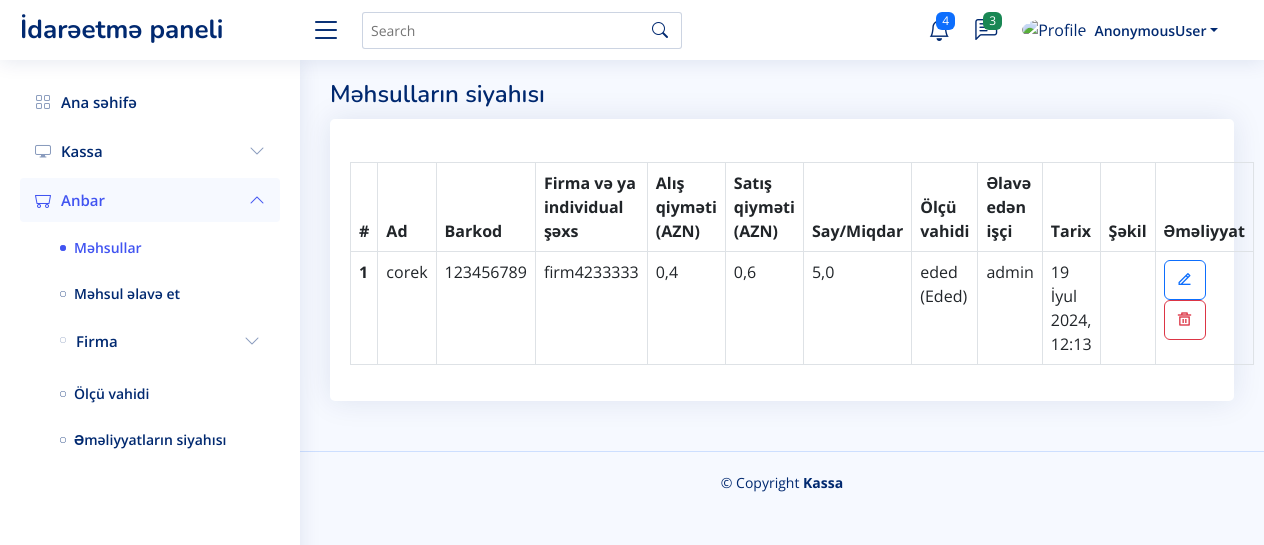
/warehouse/products, run on the app's committed database.
### pos/models.py (models this page shows, shortened)
class Product(UserLog, DateTimeLog):
    name = models.CharField(verbose_name='Məhsulun adı', max_length=100, unique=True)
    barcode = models.CharField(verbose_name='Barkod', max_length=50, blank=True, null=True, unique=True)
    picture = models.ImageField(verbose_name='Şəkil', upload_to='images/product', blank=True, null=True)
    firm = models.ForeignKey(Firm, verbose_name=Firm._meta.verbose_name, on_delete=models.CASCADE)
    price = models.FloatField(verbose_name='Satış qiyməti (AZN)')
    purchase_price = models.FloatField(verbose_name='Alış qiyməti (AZN)')
    quantity = models.FloatField(verbose_name='Say/Miqdar')
    measure = models.ForeignKey('UnitOfMeasure', verbose_name='Ölçü vahidi', on_delete=models.CASCADE)
    is_deleted = models.BooleanField(default=False)
    objects = ProductManager()
    class Meta:
        verbose_name = 'Məhsul'
        verbose_name_plural = 'Məhsullar'

class Firm(models.Model):
    name = models.CharField('Ad', max_length=100)
    contact = models.CharField('Əlaqə(tel. nömrəsi, e-poçta və s.)', max_length=30, null=True, blank=True)
    def __str__(self):
        return self.name
    class Meta:
        verbose_name = 'Firma və ya individual şəxs'
        verbose_name_plural = 'Firmalar və ya individual şəxslər'

class UnitOfMeasure(models.Model):
    measure = models.CharField(verbose_name='Ölçü vahidi', max_length=50)
    abbr = models.CharField(verbose_name='Qısaldılmış adı', max_length=25)
    is_active = models.BooleanField(default=True)
    def __str__(self):
        return self.abbr + ' (' + self.measure + ')'
    class Meta:
        verbose_name = 'Ölçü vahidi'
        verbose_name_plural = 'Ölçü vahidi'

### user/models.py (models this page shows, shortened)
class User(DateTimeLog, AbstractUser):
    profile_picture = models.ImageField(verbose_name='Profil şəkil', upload_to='images/user', null=True, default='images/user/profilepictures.png')
    is_manager = models.BooleanField(default=False)
    is_deleted = models.BooleanField(default=False)
    def __str__(self):
        return self.username
    class Meta:
        verbose_name = 'İşçi'
        verbose_name_plural = 'İşçilər'

### pos/views.py (the view)
# urls.py: path('warehouse/products', views.ProductView.as_view(), name='warehouse_products'),
class ProductView(ListView):
    template_name = 'pos/warehouse_product.html'
    context_object_name = 'products'
    paginate_by = 20
    def get_queryset(self):
        queryset = Product.objects.all()
        return queryset

### pos/managers.py (called while the page is built)
    def get_queryset(self):
        queryset = super().get_queryset()\
            .filter(is_deleted=False)
        return queryset

### templates/pos/warehouse_product.html (shortened to what this page needs)
{% extends 'pos/index.html' %}
{% block main %}
    <div class="pagetitle">
      <h1>Məhsulların siyahısı</h1>
    </div>
    <section class="section">
      <div class="row">
        <div class="col-lg-12">
          <div class="card">
            <div class="card-body">
              <h5 class="card-title"></h5>
              <table class="table table-bordered">
                <thead>
                  <tr>
                    <th scope="col">#</th>
                    <th scope="col">Ad</th>
                    <th scope="col">Barkod</th>
                    <th scope="col">Firma və ya individual şəxs</th>
                    <th scope="col">Alış qiyməti (AZN)</th>
                    <th scope="col">Satış qiyməti (AZN)</th>
                    <th scope="col">Say/Miqdar</th>
                    <th scope="col">Ölçü vahidi</th>
                    <th scope="col">Əlavə edən işçi</th>
                    <th scope="col">Tarix</th>
                    <th scope="col">Şəkil</th>
                    <th scope="col">Əməliyyat</th>
                  </tr>
                </thead>
                <tbody>
                {% for product in products %}
                    <tr>
                        <th scope="row">{{ forloop.counter }}</th>
                        <td>{{ product.name }}</td>
                        <td>{{ product.barcode }}</td>
                        <td>{{ product.firm }}</td>
                        <td>{{ product.purchase_price }}</td>
                        <td>{{ product.price }}</td>
                        <td>{{ product.quantity }}</td>
                        <td>{{ product.measure }}</td>
                        <td>{{ product.user_create }}</td>
                        <td>{{ product.cdate }}</td>
                        <td>
                        </td>
                        <td>
                            <a href="{% url 'pos:warehouse_products_update' product.pk %}" class="btn btn-outline-primary" title="Dəyiş"><i class="ri-edit-2-line"></i></a>
                            <button
                                    class="btn btn-outline-danger"
                                    title="Sil"
                                    id="delete_product"
                                    data-bs-toggle="modal" data-bs-target="#modal"
                                    url="{% url 'pos:warehouse_products_delete' product.pk %}">
                                <i class="ri-delete-bin-5-line"></i>
                            </button>
                        </td>
                    </tr>
                {% empty %}
                    <tr><td colspan="12" class="text-center">Məlumat yoxdur</td></tr>
                {% endfor %}
                </tbody>
              </table>
            </div>
          </div>
        </div>
      </div>
    </section>
{% endblock %}

### static/assets/css/style.css (style rules this page uses)
:root { scroll-behavior: smooth; }
body { font-family: "Open Sans", sans-serif; background: #f6f9ff; color: #444444; }
a { color: #4154f1; text-decoration: none; }
h1, h2, h3, h4, h5, h6 { font-family: "Nunito", sans-serif; }
.pagetitle { margin-bottom: 10px; }
.pagetitle h1 { font-size: 24px; margin-bottom: 0; font-weight: 600; color: #012970; }
.card { margin-bottom: 30px; border: none; border-radius: 5px; box-shadow: 0px 0 30px rgba(1, 41, 112, 0.1); }
.card-title { padding: 20px 0 15px 0; font-size: 18px; font-weight: 500; color: #012970; font-family: "Poppins", sans-serif; }
.card-body { padding: 0 20px 20px 20px; }

### data on the page
Product: name "corek", barcode "123456789", firm "firm4233333", purchase_price "0,4", price "0,6", quantity "5,0", measure "eded (Eded)", user_create "admin", cdate "19 İyul 2024, 12:13"

### other printed values
{{ user }} "AnonymousUser"
